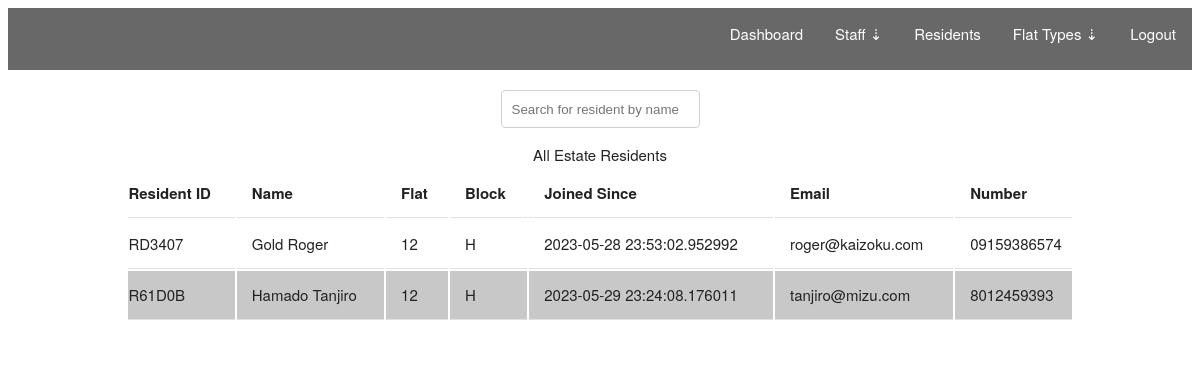
/admin/residents (signed in), run on an earlier commit of the app's database.
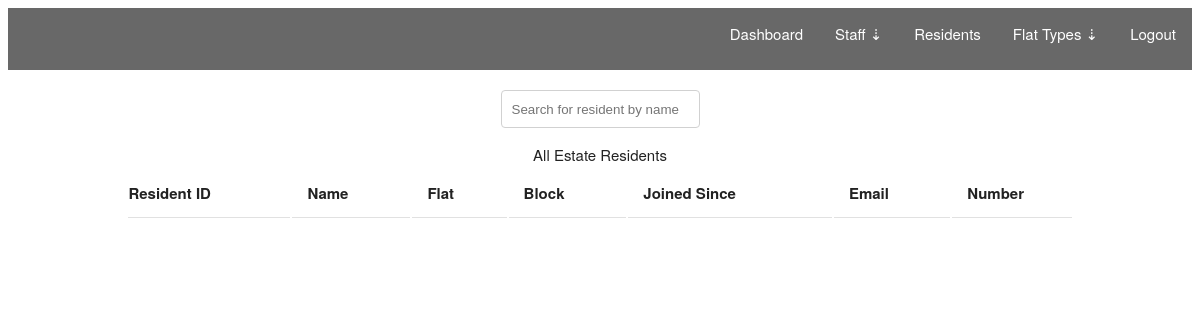
And on a later commit of the database.
### estate/models.py (models this page shows, shortened)
class User(UserMixin, db.Model):
    __tablename__ = 'users'
    id = db.Column(db.Integer, primary_key=True)
    user_tag = db.Column(db.String(64), unique=True)
    password_hash = db.Column(db.String(128))
    fullname = db.Column(db.String(128))
    email = db.Column(db.String(128))
    number = db.Column(db.String(64))
    is_active = db.Column(db.BOOLEAN)
    is_staff = db.Column(db.BOOLEAN, default=False)
    joined_date = db.Column(db.DateTime, default=datetime.now())
    lease_duration = db.Column(db.Integer)
    lease_expiry = db.Column(db.DateTime)
    lease_start = db.Column(db.DateTime)
    @property
    def password(self):
        raise AttributeError('PROPERTY NOT ACCESSIBLE')
    role_id = db.Column(db.Integer, db.ForeignKey('roles.id'), name='fk_user_role_id')
    payments = db.relationship('Payment', backref='resident', lazy='dynamic')
    flattype_id = db.Column(db.Integer, db.ForeignKey('flattypes.id'), name='fk_resident_flattype_id')
    def get_users(role: str) -> list:
        if role == 'staff':
            return User.query.filter_by(is_staff=True)
        ids = {'resident': 1, 'agent': 2, 'cleaner': 3, 'manager': 5}
        return User.query.filter_by(role_id=ids[role])

### estate/blueprints/admin/views.py (the view)
@admin.route('/admin/residents')
@login_required
@admin_required
def residents():
    res = User.get_users('resident')
    return render_template('admin/residents.html', res=res)

### estate/models.py (called while the page is built)
@login_manager.user_loader
def load_user(user_id):
    return User.query.get(user_id)

### estate/templates/admin/residents.html (shortened to what this page needs)
{% extends "base.html" %}
{% block content %}
<header>
    {% include 'partials/admin_nav.html' %}
</header>
<div class="container">
    <div class="search-div">
        <input type="text" onkeyup="search()" placeholder="Search for resident by name" id="searchBtn">
    </div>
    <table class="u-full-width staff">
        <caption>All Estate Residents</caption>
        <thead>
            <tr>
                <th>Resident ID</th>
                <th>Name</th>
                <th>Flat</th>
                <th>Block</th>
                <th>Joined Since</th>
                <th>Email</th>
                <th>Number</th>
            </tr>
        </thead>
        <tbody>
            {% for r in res %}
            <tr class="{{ r.fullname }}">
                <td>{{ r.user_tag }}</td>
                <td>{{ r.fullname }}</td>
                <td>12</td>
                <td>H</td>
                <td>{{ r.joined_date }}</td>
                <td>{{ r.email }}</td>
                <td>{{ r.number }}</td>
            </tr>
            {% endfor %}
        </tbody>
    </table>
</div>
{% endblock %}

### estate/templates/base.html (shortened to what this page needs)
<!DOCTYPE html>
<html lang="en">
<head>
    <link rel="stylesheet" href="{{ url_for('static', filename='css/custom.css') }}", type="text/css">
    <link rel="stylesheet" href="{{ url_for('static', filename='css/skeleton.css')}}" type="text/css">
</head>
<body>
    <main>
        {% block content %}
        {% endblock %}
    </main>
</body>
</html>

### estate/templates/partials/admin_nav.html (shortened to what this page needs)
<nav>
    <nav class="u-pull-right">
        <div>
            <li style="list-style: none;">
                <a href="{{ url_for('.dash') }}">Dashboard</a>
            </li>
            <div class="dropdown">
                <a class="dropbtn">Staff &#8675;</a>
            </div>
            <li style="list-style: none;">
                <a href="{{ url_for('.residents') }}">Residents</a>
            </li>
            <div class="dropdown">
                <a class="dropbtn">Flat Types &#8675;</a>
            </div>
            <li style="list-style: none;">
                <a href="{{ url_for('.logout') }}">Logout</a>
            </li>
        </div>
    </nav>
</nav>

### estate/static/css/custom.css (style rules this page uses)
* { box-sizing: border-box; }
.search-div { display: flex; justify-content: center; align-items: center; margin-top: 20px; }
nav { background-color: rgb(104, 104, 104); overflow: hidden; }
nav div { list-style-type: none; margin: 0; padding: 0; }
nav div li { float: left; }
nav div li a { display: block; color: white; text-align: center; padding: 14px 16px; text-decoration: none; }
.dropdown { float: left; overflow: hidden; }
.dropdown .dropbtn { display: block; color: white; text-align: center; padding: 14px 16px; text-decoration: none; }

### estate/static/css/skeleton.css (style rules this page uses)
.container { position: relative; width: 100%; max-width: 960px; margin: 0 auto; padding: 0 20px; box-sizing: border-box; }
@media (min-width: 400px) { .container { width: 85%; padding: 0; } }
@media (min-width: 550px) { .container { width: 80%; } }
html { font-size: 62.5%; }
body { font-size: 1.5em; line-height: 1.6; font-weight: 400; font-family: "Raleway", "HelveticaNeue", "Helvetica Neue", Helvetica, Arial, sans-serif; color: #222; }
a { color: #1EAEDB; }
input[type="email"], input[type="number"], input[type="search"], input[type="text"], input[type="tel"], input[type="url"], input[type="password"], textarea, select { height: 38px; padding: 6px 10px; background-color: #fff; border: 1px solid #D1D1D1; border-radius: 4px; box-shadow: none; box-sizing: border-box; }
input[type="email"], input[type="number"], input[type="search"], input[type="text"], input[type="tel"], input[type="url"], input[type="password"], textarea { -webkit-appearance: none; -moz-appearance: none; appearance: none; }
li { margin-bottom: 1rem; }
th, td { padding: 12px 15px; text-align: left; border-bottom: 1px solid #E1E1E1; }
th:first-child, td:first-child { padding-left: 0; }
th:last-child, td:last-child { padding-right: 0; }
input, textarea, select, fieldset { margin-bottom: 1.5rem; }
pre, blockquote, dl, figure, table, p, ul, ol, form { margin-bottom: 2.5rem; }
.u-full-width { width: 100%; box-sizing: border-box; }
.u-pull-right { float: right; }
.container:after, .row:after, .u-cf { content: ""; display: table; clear: both; }

What changed in the data, as far as the page shows it:
removed User: user_tag "RD3407", fullname "Gold Roger", joined_date "2023-05-28 23:53:02.952992", email "roger@kaizoku.com", number "09159386574"
removed User: user_tag "R61D0B", fullname "Hamado Tanjiro", joined_date "2023-05-29 23:24:08.176011", email "tanjiro@mizu.com", number "8012459393"
